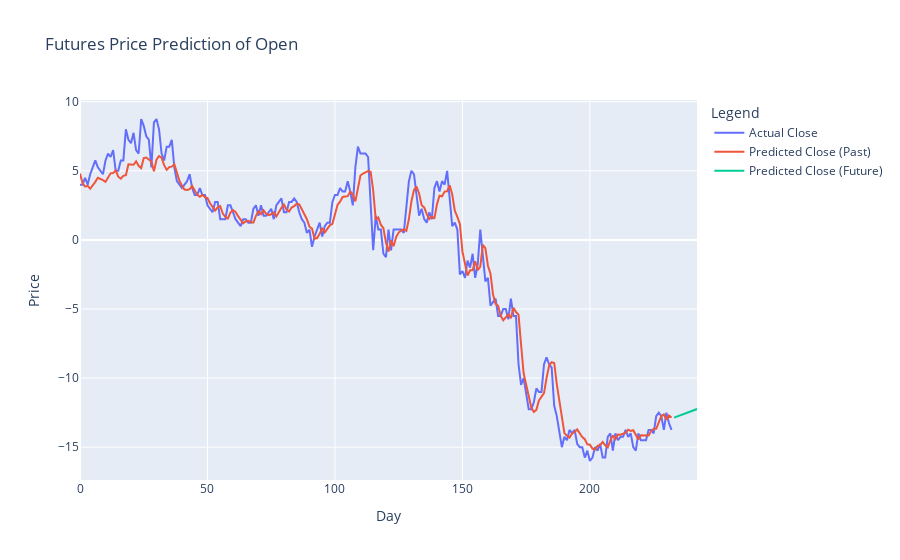
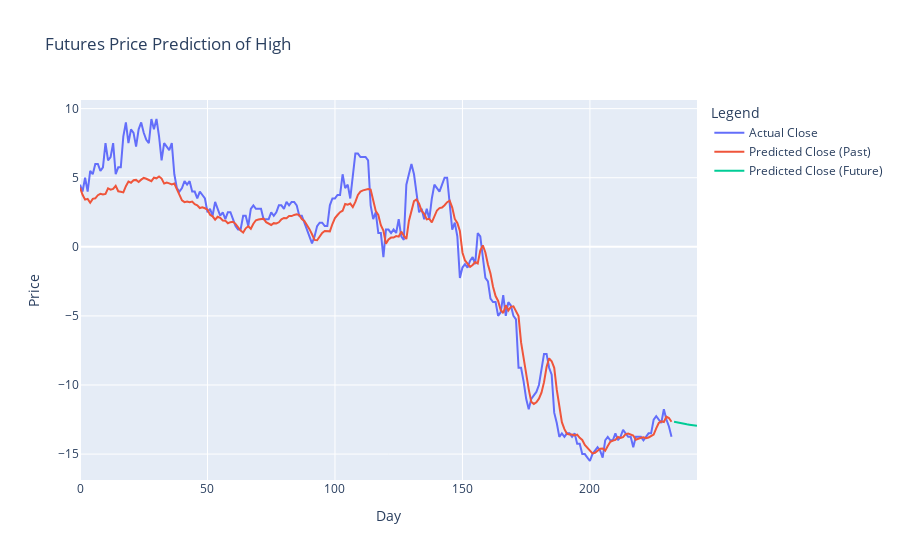
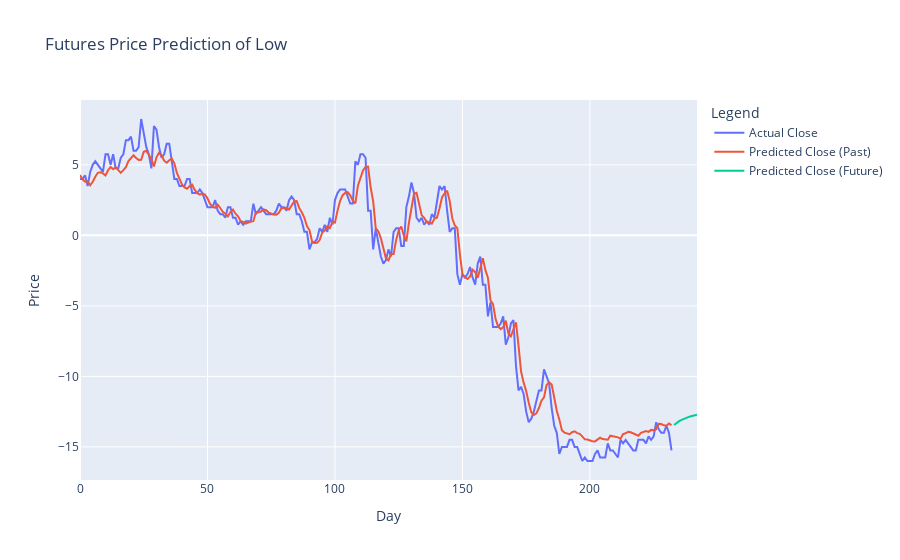
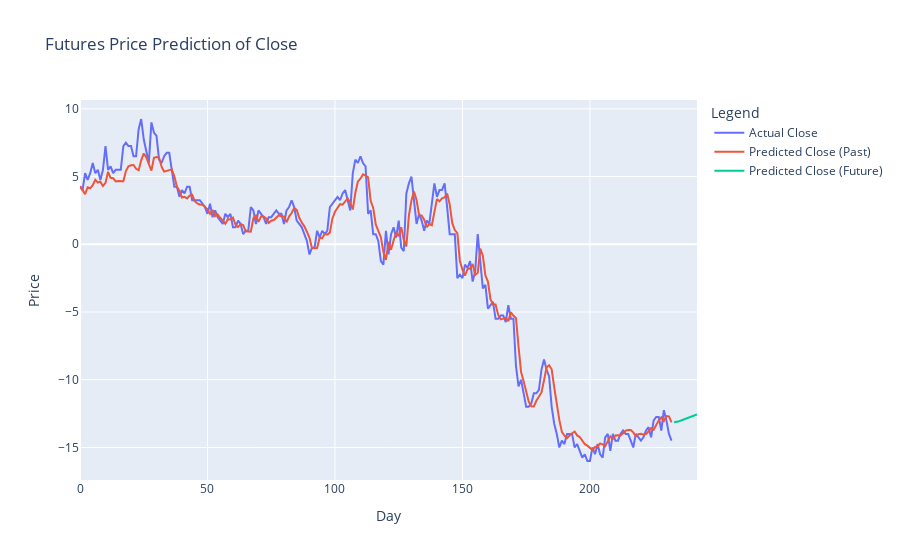

The notebook cell these images were saved under, in order:
### Code cell
for tag_name in tag_list:
    # Function to prepare data for LSTM
    def prepare_dataframe_for_lstm(df, n_steps):
        df = dc(df)
        df.set_index('Date', inplace=True)
        for i in range(1, n_steps+1):
            df[f'Price(t-{i})'] = df['Price'].shift(i)
        df.dropna(inplace=True)
        return df

    # Load and prepare the data
    data = pd.read_csv(files[-1])
    data['Date'] = pd.to_datetime(data['Date'])
    data = data.rename(columns={tag_name:'Price'})
    data = data[['Date', 'Price']]

    lookback = 10
    shifted_df = prepare_dataframe_for_lstm(data, lookback)

    shifted_df_as_np = shifted_df.to_numpy()
    scaler = MinMaxScaler(feature_range=(-1, 1))
    shifted_df_as_np = scaler.fit_transform(shifted_df_as_np)

    X = shifted_df_as_np[:, 1:]
    y = shifted_df_as_np[:, 0]
    X = dc(np.flip(X, axis=1))

    X = X.reshape((-1, lookback, 1))
    y = y.reshape((-1, 1))

    X_test = torch.tensor(X).float()
    y_test = torch.tensor(y).float()

    # Load the trained model
    model_file = '/workspaces/Futures-First/Prediction/LSTM/test/'+tag_name+'/lstm_model_'+files[-2][-8:-4]+'.pt'
    model = LSTM(input_size=1, hidden_size=4, num_stacked_layers=1).to(device)
    model.load_state_dict(torch.load(model_file))
    model.eval()

    # Predict the last part of the dataset
    test_predictions = model(X_test.to(device)).detach().cpu().numpy().flatten()

    # Inverse transform the predictions
    dummies = np.zeros((X_test.shape[0], lookback+1))
    dummies[:, 0] = test_predictions
    dummies = scaler.inverse_transform(dummies)
    test_predictions = dc(dummies[:, 0])

    dummies = np.zeros((X_test.shape[0], lookback+1))
    dummies[:, 0] = y_test.flatten()
    dummies = scaler.inverse_transform(dummies)
    new_y_test = dc(dummies[:, 0])

    # Prepare for predicting future prices
    last_window = X_test[-1].cpu().numpy()

    future_predictions = []

    # Predict the next 5 days
    for _ in range(10):
        # Predict the next price
        pred = model(torch.tensor(last_window).unsqueeze(0).float().to(device)).detach().cpu().numpy().flatten()[0]
        
        # Scale back to original price
        dummies = np.zeros((1, lookback + 1))
        dummies[:, 0] = pred
        dummies = scaler.inverse_transform(dummies)
        
        pred_original = dummies[:, 0][0]
        future_predictions.append(pred_original)
        
        # Update the window for the next prediction
        last_window = np.roll(last_window, -1)
        last_window[-1, 0] = pred

    # Combine all predictions
    all_predictions = np.concatenate((test_predictions, np.array(future_predictions)))

    # Create plotly figure
    fig = go.Figure()

    # Add traces for actual and predicted values
    fig.add_trace(go.Scatter(
        x=np.arange(len(new_y_test)),
        y=new_y_test,
        mode='lines',
        name='Actual Close'
    ))

    fig.add_trace(go.Scatter(
        x=np.arange(len(test_predictions)),
        y=test_predictions,
        mode='lines',
        name='Predicted Close (Past)'
    ))

    fig.add_trace(go.Scatter(
        x=np.arange(len(test_predictions), len(all_predictions)),
        y=future_predictions,
        mode='lines',
        name='Predicted Close (Future)',
        # line=dict(dash='dash')
    ))

    # Update layout
    fig.update_layout(
        title="Futures Price Prediction of "+tag_name,
        xaxis_title="Day",
        yaxis_title="Price",
        legend_title="Legend"
    )

    # Show plot
    fig.show()
    # future_num = [f"{number:.4f}" for number in future_predictions]
    ohlc[tag_name].extend(future_predictions[:4])

### Figure 1 — Plotly figure (JSON) as saved in the notebook; plotly's stock layout.template omitted (floating-point values rounded to 4 significant figures; data arrays with more than 128 entries replaced by an {"elided": "..."} marker saying what was removed)
{"data": [{"mode": "lines", "name": "Actual Close", "type": "scatter", "x": {"elided": "233 int values"}, "y": {"elided": "233 float values"}}, {"mode": "lines", "name": "Predicted Close (Past)", "type": "scatter", "x": {"elided": "233 int values"}, "y": {"elided": "233 float values"}}, {"mode": "lines", "name": "Predicted Close (Future)", "type": "scatter", "x": [233, 234, 235, 236, 237, 238, 239, 240, 241, 242], "y": [-12.86, -12.79, -12.72, -12.65, -12.58, -12.51, -12.44, -12.37, -12.31, -12.24]}], "layout": {"legend": {"title": {"text": "Legend"}}, "title": {"text": "Futures Price Prediction of Open"}, "xaxis": {"title": {"text": "Day"}}, "yaxis": {"title": {"text": "Price"}}}}

### Figure 2 — Plotly figure (JSON) as saved in the notebook; plotly's stock layout.template omitted (floating-point values rounded to 4 significant figures; data arrays with more than 128 entries replaced by an {"elided": "..."} marker saying what was removed)
{"data": [{"mode": "lines", "name": "Actual Close", "type": "scatter", "x": {"elided": "233 int values"}, "y": {"elided": "233 float values"}}, {"mode": "lines", "name": "Predicted Close (Past)", "type": "scatter", "x": {"elided": "233 int values"}, "y": {"elided": "233 float values"}}, {"mode": "lines", "name": "Predicted Close (Future)", "type": "scatter", "x": [233, 234, 235, 236, 237, 238, 239, 240, 241, 242], "y": [-12.66, -12.71, -12.75, -12.79, -12.82, -12.84, -12.87, -12.9, -12.92, -12.94]}], "layout": {"legend": {"title": {"text": "Legend"}}, "title": {"text": "Futures Price Prediction of High"}, "xaxis": {"title": {"text": "Day"}}, "yaxis": {"title": {"text": "Price"}}}}

### Figure 3 — Plotly figure (JSON) as saved in the notebook; plotly's stock layout.template omitted (floating-point values rounded to 4 significant figures; data arrays with more than 128 entries replaced by an {"elided": "..."} marker saying what was removed)
{"data": [{"mode": "lines", "name": "Actual Close", "type": "scatter", "x": {"elided": "233 int values"}, "y": {"elided": "233 float values"}}, {"mode": "lines", "name": "Predicted Close (Past)", "type": "scatter", "x": {"elided": "233 int values"}, "y": {"elided": "233 float values"}}, {"mode": "lines", "name": "Predicted Close (Future)", "type": "scatter", "x": [233, 234, 235, 236, 237, 238, 239, 240, 241, 242], "y": [-13.45, -13.3, -13.18, -13.08, -12.99, -12.92, -12.86, -12.81, -12.76, -12.72]}], "layout": {"legend": {"title": {"text": "Legend"}}, "title": {"text": "Futures Price Prediction of Low"}, "xaxis": {"title": {"text": "Day"}}, "yaxis": {"title": {"text": "Price"}}}}

### Figure 4 — Plotly figure (JSON) as saved in the notebook; plotly's stock layout.template omitted (floating-point values rounded to 4 significant figures; data arrays with more than 128 entries replaced by an {"elided": "..."} marker saying what was removed)
{"data": [{"mode": "lines", "name": "Actual Close", "type": "scatter", "x": {"elided": "233 int values"}, "y": {"elided": "233 float values"}}, {"mode": "lines", "name": "Predicted Close (Past)", "type": "scatter", "x": {"elided": "233 int values"}, "y": {"elided": "233 float values"}}, {"mode": "lines", "name": "Predicted Close (Future)", "type": "scatter", "x": [233, 234, 235, 236, 237, 238, 239, 240, 241, 242], "y": [-13.15, -13.12, -13.06, -12.99, -12.92, -12.84, -12.77, -12.7, -12.63, -12.56]}], "layout": {"legend": {"title": {"text": "Legend"}}, "title": {"text": "Futures Price Prediction of Close"}, "xaxis": {"title": {"text": "Day"}}, "yaxis": {"title": {"text": "Price"}}}}
